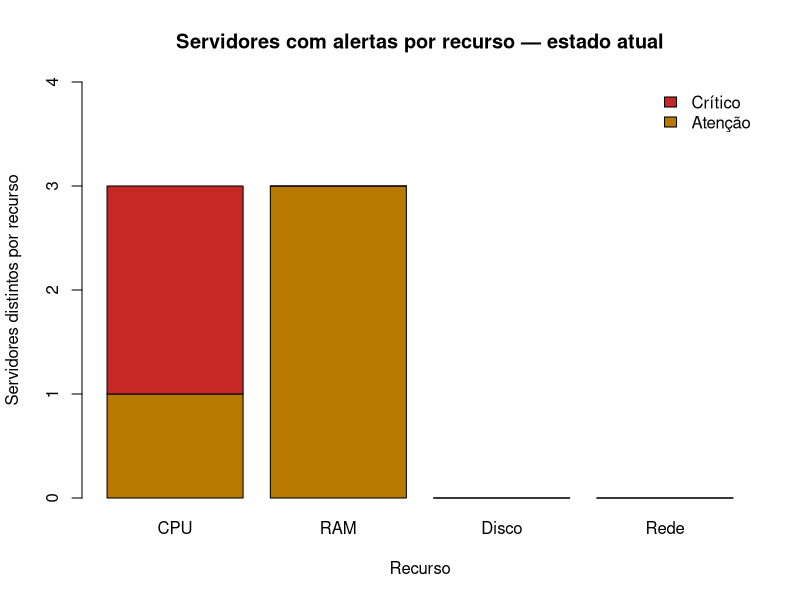
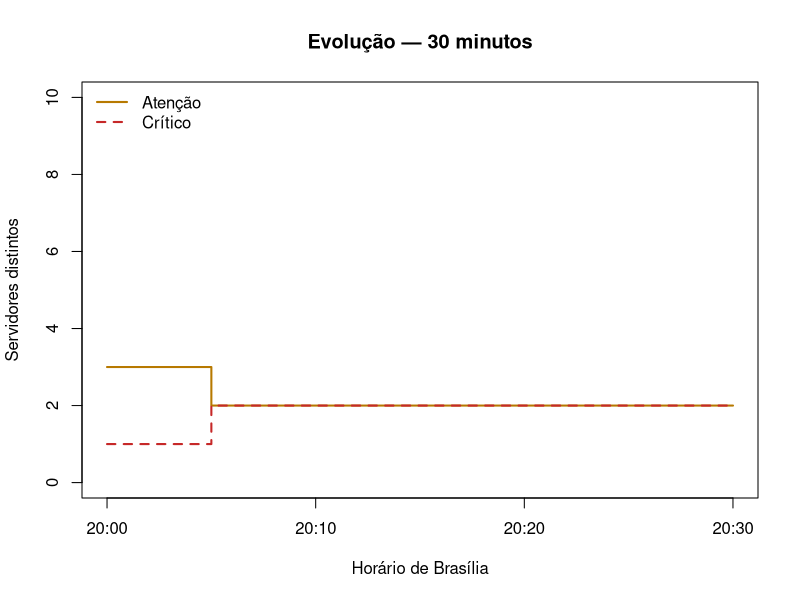
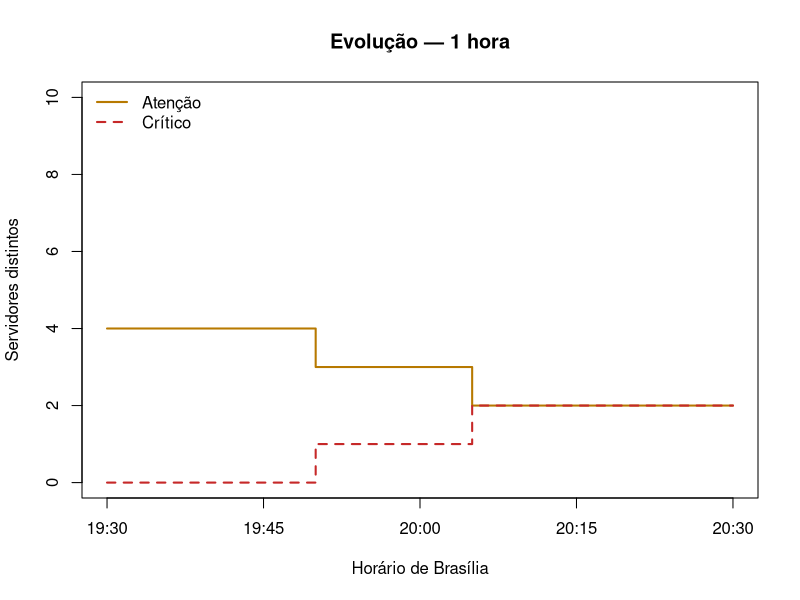
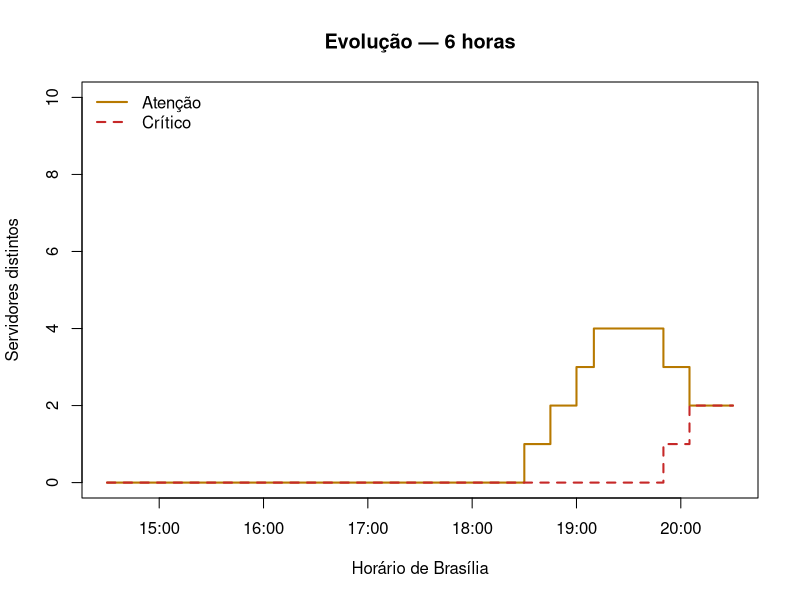
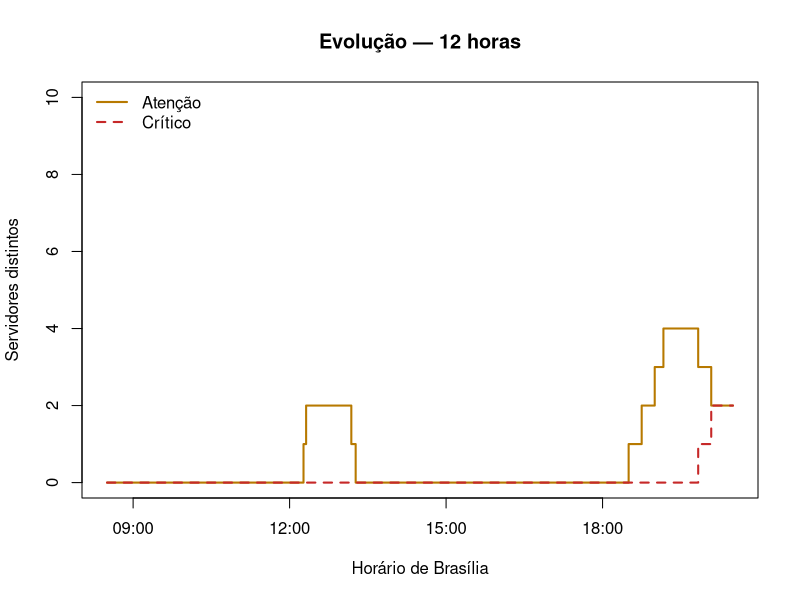
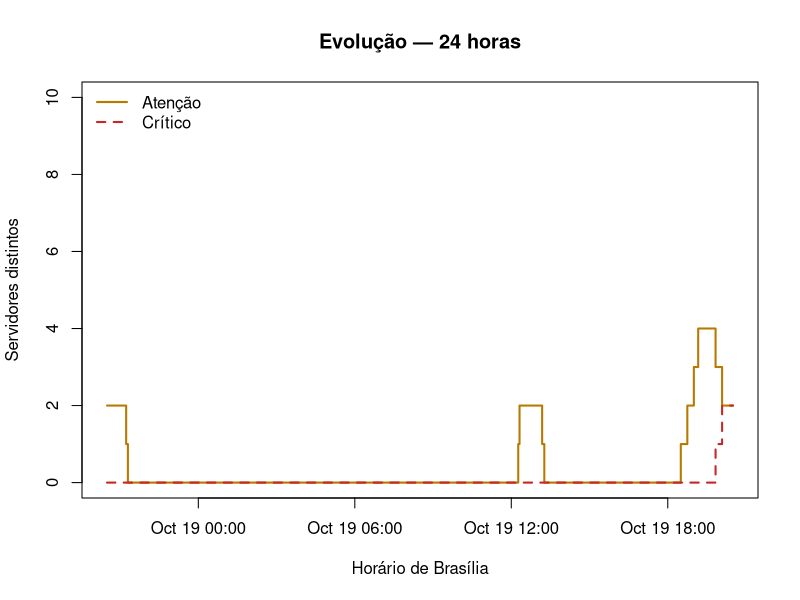
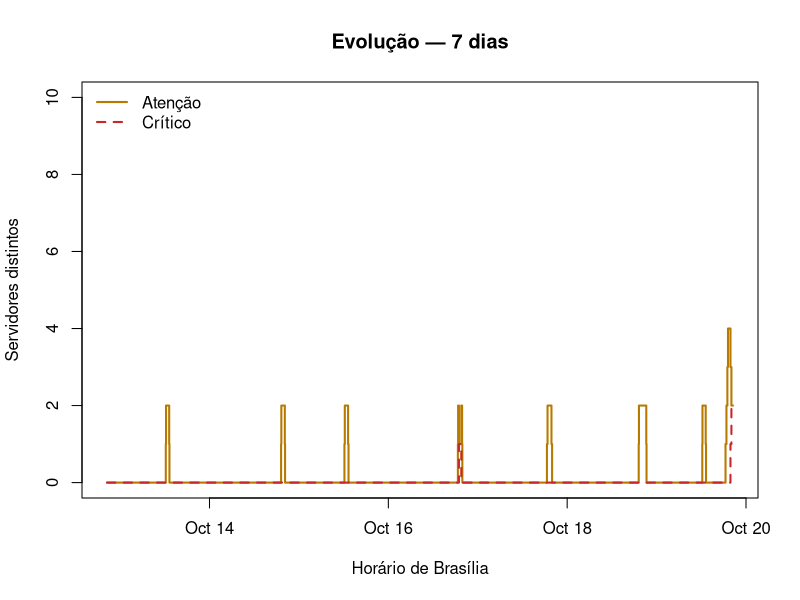
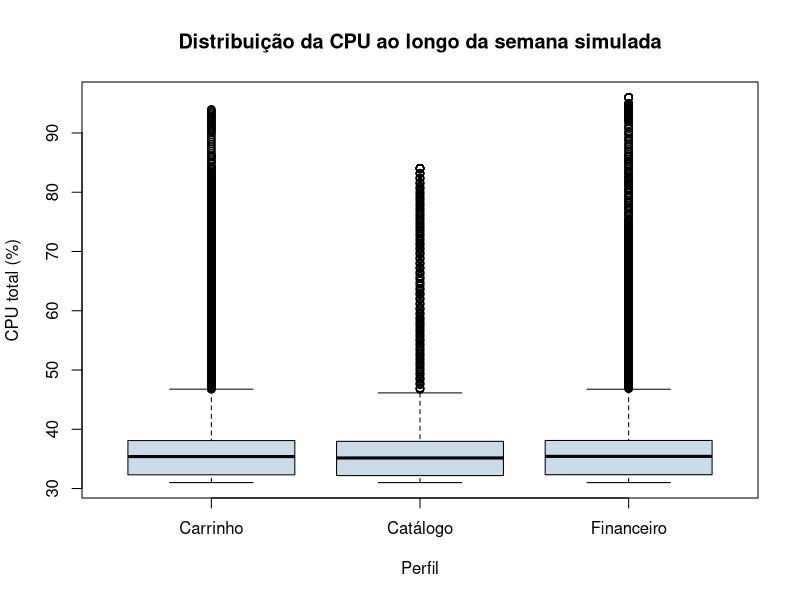

Recreate these plots in R, in order.
## ---- chunk 1
knitr::opts_chunk$set(echo = TRUE, fig.width = 9, fig.height = 4.5,
                      warning = TRUE, message = FALSE)
options(scipen = 999)
## ---- chunk 2
# Horário final do cenário
referencia = as.POSIXct(
  "2026-10-19 20:30:00",
  tz = "America/Sao_Paulo"
)

referencia
## ---- chunk 3
# Uma semana em segundos
duracao_semana = 7 * 24 * 60 * 60

# Guardando o início da observação
inicio = referencia - duracao_semana

# Sequência dos horários em que terá uma coleta
instantes = seq(
  from = inicio,
  to = referencia,
  by = "1 min"
)

inicio
tail(instantes, 1)
length(instantes)
## ---- chunk 4
servidores = data.frame(
  servidor = c(
    "cart-api-07",
    "cart-api-12",
    "cart-api-02",
    "cart-api-09",
    "pay-api-04",
    "pay-api-06",
    "pay-db-02",
    "catalog-api-03",
    "catalog-api-05",
    "catalog-api-08"
  ),
  perfil = c(
    rep("Carrinho", 4),
    rep("Financeiro", 3),
    rep("Catálogo", 3)
  ),
  stringsAsFactors = FALSE
)

knitr::kable(servidores)

# Conferir a quantidade de servidores por perfil
table(servidores$perfil)
## ---- chunk 5
# Cria todas as combinações possíveis de cada servidor com todos os horários previstos
# 10 servidores e 10.081 instantes de captura = 100.810 linhas
base = expand.grid(
  servidor = servidores$servidor,
  instante = instantes,
  stringsAsFactors = FALSE
)

# Acrescentar a coluna de perfil correspondente a cada servidor com match
base$perfil = servidores$perfil[
  match(base$servidor, servidores$servidor)
]

# Organizar por servidor e horário
base = base[order(base$servidor, base$instante), ]
rownames(base) = NULL # Reinicia a numeração das linhas

# Mostrar as primeiras seis linhas
knitr::kable(head(base))

# Quantidade de linhas
nrow(base)

# Quantas linhas existem por servidor
table(base$servidor)
## ---- chunk 6
# Quantidade esperada: servidores multiplicados pelos horários
total_esperado = nrow(servidores) * length(instantes)

# Comparar a quantidade criada na base com a esperada
nrow(base) == total_esperado

# Procurar repetições da mesma combinação de servidor e horário
sum(duplicated(base[c("servidor", "instante")]))

# Contar linhas que ficaram sem perfil
sum(is.na(base$perfil))
## ---- chunk 7
# Funções pequenas reutilizadas ao longo do relatório.
hora = function(texto) as.POSIXct(texto, tz = "America/Sao_Paulo")

# Construir uma curva por pontos de referência.
curva = function(horarios, valores, destino) {
  approx(as.numeric(hora(horarios)), valores,
         xout = as.numeric(destino), rule = 2)$y
}

# Esta função utiliza >, conforme o SQL consultado.
classificar = function(valor, atencao, critico) {
  if (!all(is.finite(c(valor, atencao, critico)))) return("Dados insuficientes")
  if (valor > critico) return("Crítico")
  if (valor > atencao) return("Atenção")
  return("Normal")
}

# Cópia de referência de componentes_perfil do SQL local.
# Não é uma consulta ao banco em execução.
limites = data.frame(
  perfil = rep(c("Carrinho", "Financeiro", "Catálogo"), each = 5),
  metrica = rep(c("cpu_percent", "ram_percent", "disk_percent",
                  "net_errors", "net_drops"), 3),
  operador = ">",
  atencao = c(70,75,80,5,10, 75,75,80,5,10, 75,75,80,5,10),
  critico = c(90,90,95,15,30, 92,90,95,15,30, 90,90,95,15,30)
)
knitr::kable(limites)

servidores$mac = c(
  "AA:BB:CC:DD:EE:07", "AA:BB:CC:DD:EE:12",
  "AA:BB:CC:DD:EE:02", "AA:BB:CC:DD:EE:09",
  "AA:BB:CC:DD:EF:04", "AA:BB:CC:DD:EF:06",
  "AA:BB:CC:DD:EF:02", "AA:BB:CC:DD:F0:03",
  "AA:BB:CC:DD:F0:05", "AA:BB:CC:DD:F0:08"
)
servidores$ram_total_gb = c(16,16,16,16,16,16,32,16,16,16)
servidores$disco_total_gb = c(200,200,200,200,200,200,200,200,500,200)
servidores$docker = servidores$perfil != "Catálogo"
## ---- chunk 8
# Valores habituais escolhidos para a simulação, abaixo dos limites.
base$cpu_percent = 35 + 4 * sin(as.numeric(difftime(
  base$instante, inicio, units = "hours")) / 3)
base$ram_percent = 53 + 2 * sin(as.numeric(difftime(
  base$instante, inicio, units = "hours")) / 5)
base$disk_percent = 48
base$net_errors = 0
base$net_drops = 0

# Picos históricos. Horários não especificados no texto são hipóteses.
episodios = data.frame(
  servidor = c("cart-api-02", "catalog-api-03", "cart-api-09",
    "pay-api-06", "pay-db-02", "catalog-api-03", "pay-api-06",
    "cart-api-02", "catalog-api-03", "catalog-api-03", "cart-api-12",
    "cart-api-07", "pay-db-02", "catalog-api-03", "cart-api-02"),
  metrica = c("ram_percent", "cpu_percent", "cpu_percent", "cpu_percent",
    "ram_percent", "cpu_percent", "cpu_percent", "cpu_percent",
    "net_errors", "net_drops", "cpu_percent", "cpu_percent",
    "ram_percent", "cpu_percent", "ram_percent"),
  inicio = c("2026-10-13 11:30", "2026-10-13 11:30", "2026-10-14 18:30",
    "2026-10-14 18:30", "2026-10-15 11:30", "2026-10-15 11:30",
    "2026-10-16 18:00", "2026-10-16 18:00", "2026-10-17 18:00",
    "2026-10-17 18:00", "2026-10-17 18:00", "2026-10-18 18:30",
    "2026-10-18 18:30", "2026-10-19 11:30", "2026-10-19 11:30"),
  pico = c(82,84,84,86,84,84,96,84,9,16,82,86,82,84,82),
  stringsAsFactors = FALSE
)

# Cada pico sobe por uma hora, permanece 30 min e se recupera em uma hora.
# No domingo, o pico permanece 90 min para aparecer no recorte de 24 horas.
for (i in seq_len(nrow(episodios))) {
  e = episodios[i, ]
  t0 = hora(paste0(e$inicio, ":00"))
  t1 = t0 + 60 * 60
  t2 = t1 + 30 * 60
  if (format(t0, "%Y-%m-%d", tz="America/Sao_Paulo") == "2026-10-18") {
    t2 = t1 + 90 * 60
  }
  t3 = t2 + 60 * 60
  linhas = which(base$servidor == e$servidor &
                   base$instante >= t0 & base$instante <= t3)
  valor_inicial = base[linhas[1], e$metrica]
  valor_final = base[tail(linhas, 1), e$metrica]
  base[linhas, e$metrica] = approx(
    as.numeric(c(t0,t1,t2,t3)),
    c(valor_inicial,e$pico,e$pico,valor_final),
    xout = as.numeric(base$instante[linhas]))$y
}
knitr::kable(episodios)
## ---- chunk 9
# A trajetória começa tranquila às 14h30.
# Cada cruzamento inclui um ponto no minuto anterior exatamente no limite.
# A classificação será calculada a partir dos números, sem estados fixos.
trajetoria_jantar = function(servidor, metrica, horarios, valores) {
  linhas = which(base$servidor == servidor &
                   base$instante >= hora("2026-10-19 14:30:00"))
  base[linhas, metrica] <<- curva(
    paste("2026-10-19", horarios), valores, base$instante[linhas])
}

trajetoria_jantar("cart-api-07", "cpu_percent",
  c("14:30:00","18:30:00","18:59:00","19:00:00",
    "20:04:00","20:05:00","20:30:00"),
  c(35,60,70,70.2,90,90.2,94))
trajetoria_jantar("pay-api-04", "cpu_percent",
  c("14:30:00","19:09:00","19:10:00","19:49:00","19:50:00","20:30:00"),
  c(35,75,75.2,92,92.2,95))
trajetoria_jantar("cart-api-12", "cpu_percent",
  c("14:30:00","18:29:00","18:30:00","20:30:00"), c(35,70,70.2,78))
trajetoria_jantar("pay-db-02", "cpu_percent",
  c("14:30:00","20:30:00"), c(35,65))
trajetoria_jantar("pay-db-02", "ram_percent",
  c("14:30:00","18:44:00","18:45:00","20:30:00"), c(53,75,75.2,79))
trajetoria_jantar("cart-api-07", "ram_percent",
  c("14:30:00","19:24:00","19:25:00","20:30:00"), c(53,75,75.2,81))
trajetoria_jantar("pay-api-04", "ram_percent",
  c("14:30:00","19:29:00","19:30:00","20:30:00"), c(53,75,75.2,83))
trajetoria_jantar("cart-api-12", "ram_percent",
  c("14:30:00","20:30:00"), c(53,63))

# Tendência independente de capacidade: 1,5 ponto percentual por dia.
linhas = which(base$servidor == "catalog-api-05")
dias_ate_referencia = as.numeric(difftime(
  base$instante[linhas], referencia, units = "days"))
base$disk_percent[linhas] = 77 + 1.5 * dias_ate_referencia

# /dados de pay-api-04 termina em 66%, conforme o exemplo do cenário.
base$disk_percent[base$servidor == "pay-api-04"] = 66

# Identificação e capacidade de cada host.
posicao = match(base$servidor, servidores$servidor)
base$mac = servidores$mac[posicao]
base$ram_total_gb = servidores$ram_total_gb[posicao]
base$disco_total_gb = servidores$disco_total_gb[posicao]
base$ram_disponivel_gb = base$ram_total_gb * (1 - base$ram_percent/100)
# Convenção do mock: utilizada = total menos disponível.
# Não equivale necessariamente ao campo used do psutil.
base$ram_utilizada_mock_gb = base$ram_total_gb - base$ram_disponivel_gb
base$disco_usado_gb = base$disco_total_gb * base$disk_percent/100
base$disco_livre_gb = base$disco_total_gb - base$disco_usado_gb
base$oom = 0
## ---- chunk 10
metricas = c("cpu_percent","ram_percent","disk_percent","net_errors","net_drops")
verificacoes = data.frame(
  verificacao = c("100.810 registros", "Sem duplicação servidor + instante",
    "Sem métricas ausentes", "Percentuais entre 0 e 100",
    "RAM consistente com a convenção do mock", "Disco usado + livre = total"),
  passou = c(nrow(base) == 100810,
    !any(duplicated(base[c("servidor","instante")])),
    !anyNA(base[metricas]),
    all(as.matrix(base[metricas[1:3]]) >= 0 & as.matrix(base[metricas[1:3]]) <= 100),
    all(abs(base$ram_utilizada_mock_gb + base$ram_disponivel_gb - base$ram_total_gb) < 0.000001),
    all(abs(base$disco_usado_gb + base$disco_livre_gb - base$disco_total_gb) < 0.000001))
)
knitr::kable(verificacoes)
stopifnot(all(verificacoes$passou))

# Verificar também contagem e espaçamento por servidor.
for (nome in servidores$servidor) {
  d = base[base$servidor == nome, ]
  stopifnot(nrow(d) == 10081,
            all(diff(as.numeric(d$instante)) == 60))
}

# Uma coluna de situação para cada métrica.
for (m in metricas) {
  coluna = paste0("estado_", m)
  base[[coluna]] = NA_character_
  for (perfil_atual in servidores$perfil[!duplicated(servidores$perfil)]) {
    l = limites[limites$perfil == perfil_atual & limites$metrica == m, ]
    linhas = which(base$perfil == perfil_atual)
    # As faixas e os valores ausentes já foram conferidos acima.
    base[linhas, coluna] = ifelse(base[linhas,m] > l$critico, "Crítico",
      ifelse(base[linhas,m] > l$atencao, "Atenção", "Normal"))
  }
}
ordem = c("Normal","Atenção","Crítico")
base$gravidade = 1L
for (m in metricas) {
  base$gravidade = pmax(base$gravidade, match(base[[paste0("estado_",m)]], ordem))
}
base$situacao = ordem[base$gravidade]
## ---- chunk 11
atual = base[base$instante == referencia, ]
resumo_atual = atual[c("servidor","perfil","cpu_percent","ram_percent","situacao")]
knitr::kable(resumo_atual, digits = 2)

condicoes = data.frame()
for (m in metricas) {
  parte = data.frame(servidor = atual$servidor, perfil = atual$perfil,
    metrica = m, valor = atual[[m]],
    situacao = atual[[paste0("estado_",m)]])
  condicoes = rbind(condicoes, parte)
}
alertas_ativos = condicoes[condicoes$situacao != "Normal", ]
knitr::kable(alertas_ativos, digits = 2)

# Comparar os seis pares exatos, não apenas a contagem total.
pares_esperados = c("pay-api-04 cpu_percent", "pay-api-04 ram_percent",
  "cart-api-07 cpu_percent", "cart-api-07 ram_percent",
  "cart-api-12 cpu_percent", "pay-db-02 ram_percent")
stopifnot(setequal(paste(alertas_ativos$servidor, alertas_ativos$metrica), pares_esperados))

kpis = data.frame(
  indicador = c("Servidores em atenção", "Servidores críticos",
    "Servidores normais", "Alertas ativos", "Servidores afetados"),
  valor = c(sum(atual$situacao == "Atenção"), sum(atual$situacao == "Crítico"),
    sum(atual$situacao == "Normal"), nrow(alertas_ativos),
    length(unique(alertas_ativos$servidor))))
knitr::kable(kpis)
stopifnot(identical(as.integer(kpis$valor), c(2L,2L,6L,6L,4L)))

# Valores finais exigidos para os quatro servidores afetados.
esperado = data.frame(servidor=c("pay-api-04","cart-api-07","cart-api-12","pay-db-02"),
  cpu=c(95,94,78,65), ram=c(83,81,63,79))
p = match(esperado$servidor, atual$servidor)
stopifnot(all(abs(atual$cpu_percent[p]-esperado$cpu)<0.000001),
          all(abs(atual$ram_percent[p]-esperado$ram)<0.000001))
## ---- chunk 12
recursos = c("CPU","RAM","Disco","Rede")
contagem = matrix(0, nrow=2, ncol=4,
  dimnames=list(c("Atenção","Crítico"), recursos))
for (recurso in recursos) {
  ms = switch(recurso, CPU="cpu_percent", RAM="ram_percent",
               Disco="disk_percent", Rede=c("net_errors","net_drops"))
  for (nome in atual$servidor) {
    s = condicoes$situacao[condicoes$servidor == nome & condicoes$metrica %in% ms]
    maior = max(match(s, ordem))
    if (maior > 1) contagem[maior-1,recurso] = contagem[maior-1,recurso] + 1
  }
}
barplot(contagem, col=c("#B77900","#C62828"), ylim=c(0,4),
  main="Servidores com alertas por recurso — estado atual",
  ylab="Servidores distintos por recurso", xlab="Recurso",
  legend.text=rownames(contagem), args.legend=list(x="topright",bty="n"))
knitr::kable(contagem)
## ---- chunk 13
evolucao = data.frame(instante=instantes, atencao=0L, critico=0L)
for (nome in servidores$servidor) {
  s = base$situacao[base$servidor == nome]
  evolucao$atencao = evolucao$atencao + as.integer(s == "Atenção")
  evolucao$critico = evolucao$critico + as.integer(s == "Crítico")
}

# Os seis filtros recortam a mesma base, sem recalcular os valores atuais.
periodos = c("30 minutos"=30, "1 hora"=60, "6 horas"=360,
             "12 horas"=720, "24 horas"=1440, "7 dias"=10080)

# Confirmar que a janela de 24 horas inclui o episódio de domingo.
domingo_24h = base[base$instante >= referencia-1440*60 &
  base$instante < hora("2026-10-19 00:00:00"), ]
stopifnot(all(c("cart-api-07", "pay-db-02") %in%
  domingo_24h$servidor[domingo_24h$situacao == "Atenção"]))

for (rotulo in names(periodos)) {
  d = evolucao[evolucao$instante >= referencia-periodos[rotulo]*60, ]
  plot(d$instante, d$atencao, type="s", col="#B77900", lwd=2,
    ylim=c(0,10), xlab="Horário de Brasília", ylab="Servidores distintos",
    main=paste("Evolução —",rotulo))
  lines(d$instante,d$critico,type="s",col="#C62828",lwd=2,lty=2)
  legend("topleft",c("Atenção","Crítico"),col=c("#B77900","#C62828"),
    lty=c(1,2),lwd=2,bty="n")
}
## ---- chunk 14
incidentes = data.frame()
for (nome in servidores$servidor) {
  d = base[base$servidor == nome, ]
  for (m in metricas) {
    estados = d[[paste0("estado_",m)]]
    ativo = estados != "Normal"
    anteriores = c(FALSE, head(ativo,-1))
    seguintes = c(tail(ativo,-1),FALSE)
    comecos = which(ativo & !anteriores)
    finais = which(ativo & !seguintes)
    if (length(comecos) == 0) next
    for (j in seq_along(comecos)) {
      a = comecos[j]; b = finais[j]
      criticos = which(estados[a:b] == "Crítico")
      escalada = as.POSIXct(NA, tz="America/Sao_Paulo")
      if (length(criticos)>0) escalada = d$instante[a+criticos[1]-1]
      fim = as.POSIXct(NA, tz="America/Sao_Paulo")
      if (b < nrow(d)) fim = d$instante[b+1]
      evento = data.frame(servidor=nome, metrica=m,
        inicio=d$instante[a], escalada=escalada,
        pico=max(d[a:b,m]), fim=fim,
        severidade=ifelse(length(criticos)>0,"Crítico","Atenção"))
      incidentes = rbind(incidentes,evento)
    }
  }
}
incidentes = incidentes[order(incidentes$inicio), ]
knitr::kable(incidentes, digits=2)

# Conferir as transições críticas previstas do jantar.
jantar = incidentes[incidentes$inicio >= hora("2026-10-19 14:30:00"), ]
knitr::kable(jantar, digits=2)
stopifnot(nrow(jantar)==6, all(is.na(jantar$fim)))
stopifnot(jantar$escalada[jantar$servidor=="pay-api-04" &
  jantar$metrica=="cpu_percent"] == hora("2026-10-19 19:50:00"))
stopifnot(jantar$escalada[jantar$servidor=="cart-api-07" &
  jantar$metrica=="cpu_percent"] == hora("2026-10-19 20:05:00"))

# Recortar episódios que se sobrepõem ao período, mesmo se começaram antes dele.
incidentes_30m = incidentes[
  incidentes$inicio <= referencia &
  (is.na(incidentes$fim) | incidentes$fim > referencia-30*60), ]
knitr::kable(incidentes_30m, digits=2)
## ---- chunk 15
resumo = data.frame()
for (nome in servidores$servidor) {
  d = base[base$servidor == nome, ]
  resumo = rbind(resumo,data.frame(servidor=nome,
    cpu_media=mean(d$cpu_percent), cpu_mediana=median(d$cpu_percent),
    cpu_p95=as.numeric(quantile(d$cpu_percent,0.95)), cpu_max=max(d$cpu_percent),
    ram_max=max(d$ram_percent),
    amostras_atencao=sum(d$situacao=="Atenção"),
    amostras_criticas=sum(d$situacao=="Crítico")))
}
knitr::kable(resumo, digits=2)
boxplot(cpu_percent ~ perfil, data=base, col="#C9DCE8",
  main="Distribuição da CPU ao longo da semana simulada",
  xlab="Perfil", ylab="CPU total (%)")
## ---- chunk 16
for (nome in c("pay-api-04","cart-api-07","cart-api-12")) {
  d = base[base$servidor==nome & base$instante>=referencia-360*60, ]
  l = limites[limites$perfil==d$perfil[1] & limites$metrica=="cpu_percent", ]
  plot(d$instante,d$cpu_percent,type="l",lwd=2,col="#C62828",ylim=c(0,100),
    main=paste(nome,"— CPU e RAM em 6 horas"),xlab="Horário de Brasília",ylab="%")
  lines(d$instante,d$ram_percent,col="#236A9B",lwd=2)
  abline(h=c(l$atencao,l$critico),lty=c(2,3),col=c("#B77900","#C62828"))
  legend("topleft",c("CPU","RAM","Atenção CPU","Crítico CPU"),
    col=c("#C62828","#236A9B","#B77900","#C62828"),lty=c(1,1,2,3),bty="n")
}

# Exemplo de oito CPUs lógicas, com desvios que somam zero.
# Uma hipótese ilustrativa; não prova que núcleos reais se comportem assim.
cpu_host = atual$cpu_percent[atual$servidor=="pay-api-04"]
desvios = c(-3,-2,-1,0,0,1,2,3)
nucleos = cpu_host + desvios
stopifnot(all(nucleos>=0 & nucleos<=100), abs(mean(nucleos)-cpu_host)<0.000001)
barplot(nucleos,names.arg=paste0("CPU ",0:7),ylim=c(0,100),col="#236A9B",
  main="pay-api-04 — exemplo de CPU por núcleo às 20h30",ylab="%")
abline(h=cpu_host,col="#C62828",lty=2)

knitr::kable(atual[c("servidor","ram_total_gb","ram_percent",
  "ram_disponivel_gb","ram_utilizada_mock_gb")],digits=2)
## ---- chunk 17
d = base[base$servidor=="pay-api-04" & base$instante>=referencia-360*60, ]
# Hipóteses ilustrativas, não relações empíricas ou fórmulas de coleta.
d$swap_saida_bytes_s = pmax(0,d$ram_percent-78)*2000
d$fila_io = 0.2 + pmax(0,d$ram_percent-75)/10

par(mfrow=c(1,2))
plot(d$instante,d$swap_saida_bytes_s,type="l",main="Saída de swap simulada",xlab="Horário",ylab="bytes/s")
plot(d$instante,d$fila_io,type="l",main="Fila de I/O simulada",xlab="Horário",ylab="Operações")
par(mfrow=c(1,1))
## ---- chunk 18
d = base[base$servidor=="catalog-api-03" &
  base$instante>=hora("2026-10-17 17:00:00") &
  base$instante<=hora("2026-10-17 22:00:00"), ]
par(mfrow=c(1,2))
plot(d$instante,d$net_errors,type="l",col="#C62828",lwd=2,
  main="Erros — catalog-api-03",xlab="Horário",ylab="eventos/s")
plot(d$instante,d$net_drops,type="l",col="#236A9B",lwd=2,
  main="Descartes — catalog-api-03",xlab="Horário",ylab="pacotes/s")
par(mfrow=c(1,1))
stopifnot(max(d$net_errors)==9, max(d$net_drops)==16)
## ---- chunk 19
# Fotografia sintética de três consumidores por servidor.
# 100% de CPU equivale a uma CPU lógica; cada host tem capacidade de 800%.
processos = data.frame()
containers = data.frame()
for (i in seq_len(nrow(atual))) {
  host = atual[i, ]
  cpu = host$cpu_percent*8
  ram = host$ram_utilizada_mock_gb
  processos = rbind(processos,data.frame(servidor=host$servidor,
    processo=c("aplicacao","worker","agente"), pid=c(1800,2200,900)+i,
    cpu=cpu*c(0.60,0.15,0.01), ram_gb=ram*c(0.55,0.12,0.01)))
  if (host$perfil != "Catálogo") {
    containers = rbind(containers,data.frame(servidor=host$servidor,
      container=c("app","worker","agent"),estado="Executando",
      cpu=cpu*c(0.65,0.18,0.02),ram_gb=ram*c(0.60,0.15,0.02)))
  }
}
knitr::kable(processos[processos$servidor=="pay-api-04", ],digits=2)
knitr::kable(containers[containers$servidor=="pay-api-04", ],digits=2)
knitr::kable(servidores[c("servidor","perfil","docker")])

# Cada container contém o processo de mesma posição neste exemplo.
for (nome in servidores$servidor) {
  p = processos[processos$servidor==nome, ]
  a = atual[atual$servidor==nome, ]
  stopifnot(sum(p$cpu)<=a$cpu_percent*8, sum(p$ram_gb)<=a$ram_utilizada_mock_gb)
  c = containers[containers$servidor==nome, ]
  if (nrow(c)>0) {
    stopifnot(nrow(c)==3, all(c$cpu>=p$cpu), all(c$ram_gb>=p$ram_gb),
      sum(c$cpu)<=a$cpu_percent*8, sum(c$ram_gb)<=a$ram_utilizada_mock_gb)
  }
}
stopifnot(nrow(containers)==21)
## ---- chunk 20
d = base[base$servidor=="catalog-api-05", ]
d$dias = as.numeric(difftime(d$instante,inicio,units="days"))
# Ajustar uma reta ao histórico: ocupação = intercepto + crescimento * dias.
modelo = lm(disk_percent ~ dias, data=d)
crescimento = as.numeric(coef(modelo)["dias"])
uso_atual = tail(d$disk_percent,1)
l = limites[limites$perfil=="Catálogo" & limites$metrica=="disk_percent", ]
prazo = NA_real_
if (crescimento>0 && uso_atual<l$critico) prazo = (l$critico-uso_atual)/crescimento
previsao = data.frame(servidor="catalog-api-05",volume="/dados",capacidade_gb=500,
  ocupacao_percent=uso_atual,crescimento_pp_dia=crescimento,
  limite_critico=l$critico,dias_ate_limite=prazo)
knitr::kable(previsao,digits=2)
stopifnot(abs(crescimento-1.5)<0.000001, abs(prazo-12)<0.000001,
          uso_atual<l$atencao)

plot(d$instante,d$disk_percent,type="l",lwd=2,col="#236A9B",
  xlim=c(inicio,referencia+13*86400),ylim=c(60,100),
  main="catalog-api-05 /dados — histórico e projeção",
  xlab="Data",ylab="Ocupação (%)")
lines(c(referencia,referencia+prazo*86400),c(uso_atual,l$critico),
  lty=2,lwd=2,col="#236A9B")
abline(h=c(l$atencao,l$critico),col=c("#B77900","#C62828"),lty=3)
legend("topleft",c("Histórico simulado","Projeção","Atenção","Crítico"),
  col=c("#236A9B","#236A9B","#B77900","#C62828"),lty=c(1,2,3,3),bty="n")
## ---- chunk 21
dir.create("dados-v2", showWarnings=FALSE)
write.csv(base,"dados-v2/historico_simulado.csv",row.names=FALSE)
write.csv(limites,"dados-v2/limites_referencia.csv",row.names=FALSE)
write.csv(incidentes,"dados-v2/incidentes.csv",row.names=FALSE,na="")
write.csv(alertas_ativos,"dados-v2/alertas_ativos.csv",row.names=FALSE)
